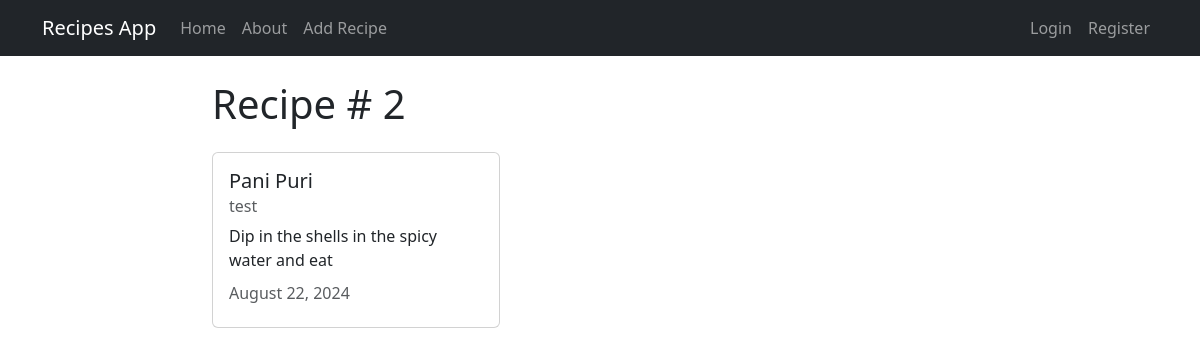
The app's page /recipe/2/ with its own data.
### recipes/models.py (models this page shows, shortened)
class Recipe(models.Model):
    title = models.CharField(max_length=100)
    description = models.TextField()
    author = models.ForeignKey(User, on_delete=models.CASCADE)
    created_at = models.DateTimeField(auto_now_add=True)
    updated_at = models.DateTimeField(auto_now=True)

### recipes/views.py (the view)
# urls.py: path('recipe/<int:pk>/', views.RecipeDetailView.as_view(), name="recipes-detail"),
class RecipeDetailView(DetailView):
    model = models.Recipe

### recipes/templates/recipes/recipe_detail.html (shortened to what this page needs)
{% extends 'recipes/base.html' %}
{% block content %}
    <h1>Recipe # {{object.id}}</h1>
<div class="card my-4" style="width: 18rem;">
    <div class="card-body">
        <h5 class="card-title">{{ object.title }}</h5>
        <h6 class="card-subtitle mb-2 text-muted">{{ object.author }}</h6>
        <p class="card-text">{{ object.description }}</p>
        <h6 class="card-subtitle mb-2 text-muted">{{ object.updated_at|date:"F d, Y" }}</h6>
    </div>
</div>
{% endblock content %}

### records on screen
Recipe: id "2", title "Pani Puri", author "test", description "Dip in the shells in the spicy water and eat", updated_at "August 22, 2024"
